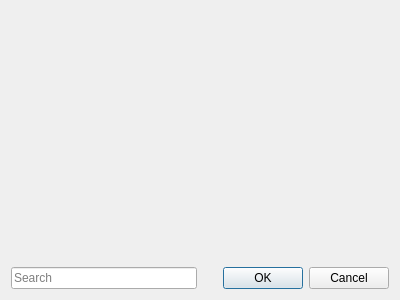
<?xml version="1.0" encoding="UTF-8"?>
<ui version="4.0">
 <class>HideDialog</class>
 <widget class="QDialog" name="HideDialog">
  <property name="geometry">
   <rect>
    <x>0</x>
    <y>0</y>
    <width>400</width>
    <height>300</height>
   </rect>
  </property>
  <property name="windowTitle">
   <string>Hide common lines</string>
  </property>
  <property name="windowIcon">
   <iconset theme="edit-cut"/>
  </property>
  <layout class="QGridLayout" name="gridLayout">
   <item row="0" column="0" colspan="2">
    <widget class="QScrollArea" name="scrollArea">
     <property name="frameShape">
      <enum>QFrame::NoFrame</enum>
     </property>
     <property name="lineWidth">
      <number>0</number>
     </property>
     <property name="widgetResizable">
      <bool>true</bool>
     </property>
     <widget class="QWidget" name="scrollAreaWidgetContents">
      <property name="geometry">
       <rect>
        <x>0</x>
        <y>0</y>
        <width>382</width>
        <height>248</height>
       </rect>
      </property>
      <layout class="QVBoxLayout" name="fieldsLayout"/>
     </widget>
    </widget>
   </item>
   <item row="1" column="0">
    <widget class="QLineEdit" name="searchEdit">
     <property name="placeholderText">
      <string>Search</string>
     </property>
     <property name="clearButtonEnabled">
      <bool>true</bool>
     </property>
    </widget>
   </item>
   <item row="1" column="1">
    <widget class="QDialogButtonBox" name="buttonBox">
     <property name="orientation">
      <enum>Qt::Horizontal</enum>
     </property>
     <property name="standardButtons">
      <set>QDialogButtonBox::Cancel|QDialogButtonBox::Ok</set>
     </property>
    </widget>
   </item>
  </layout>
 </widget>
 <tabstops>
  <tabstop>scrollArea</tabstop>
  <tabstop>searchEdit</tabstop>
 </tabstops>
 <resources/>
 <connections>
  <connection>
   <sender>buttonBox</sender>
   <signal>accepted()</signal>
   <receiver>HideDialog</receiver>
   <slot>accept()</slot>
   <hints>
    <hint type="sourcelabel">
     <x>390</x>
     <y>289</y>
    </hint>
    <hint type="destinationlabel">
     <x>157</x>
     <y>274</y>
    </hint>
   </hints>
  </connection>
  <connection>
   <sender>buttonBox</sender>
   <signal>rejected()</signal>
   <receiver>HideDialog</receiver>
   <slot>reject()</slot>
   <hints>
    <hint type="sourcelabel">
     <x>390</x>
     <y>289</y>
    </hint>
    <hint type="destinationlabel">
     <x>286</x>
     <y>274</y>
    </hint>
   </hints>
  </connection>
  <connection>
   <sender>searchEdit</sender>
   <signal>textChanged(QString)</signal>
   <receiver>HideDialog</receiver>
   <slot>searchBoxEdited(QString)</slot>
   <hints>
    <hint type="sourcelabel">
     <x>121</x>
     <y>286</y>
    </hint>
    <hint type="destinationlabel">
     <x>112</x>
     <y>452</y>
    </hint>
   </hints>
  </connection>
 </connections>
 <slots>
  <slot>searchBoxEdited(QString)</slot>
 </slots>
</ui>
